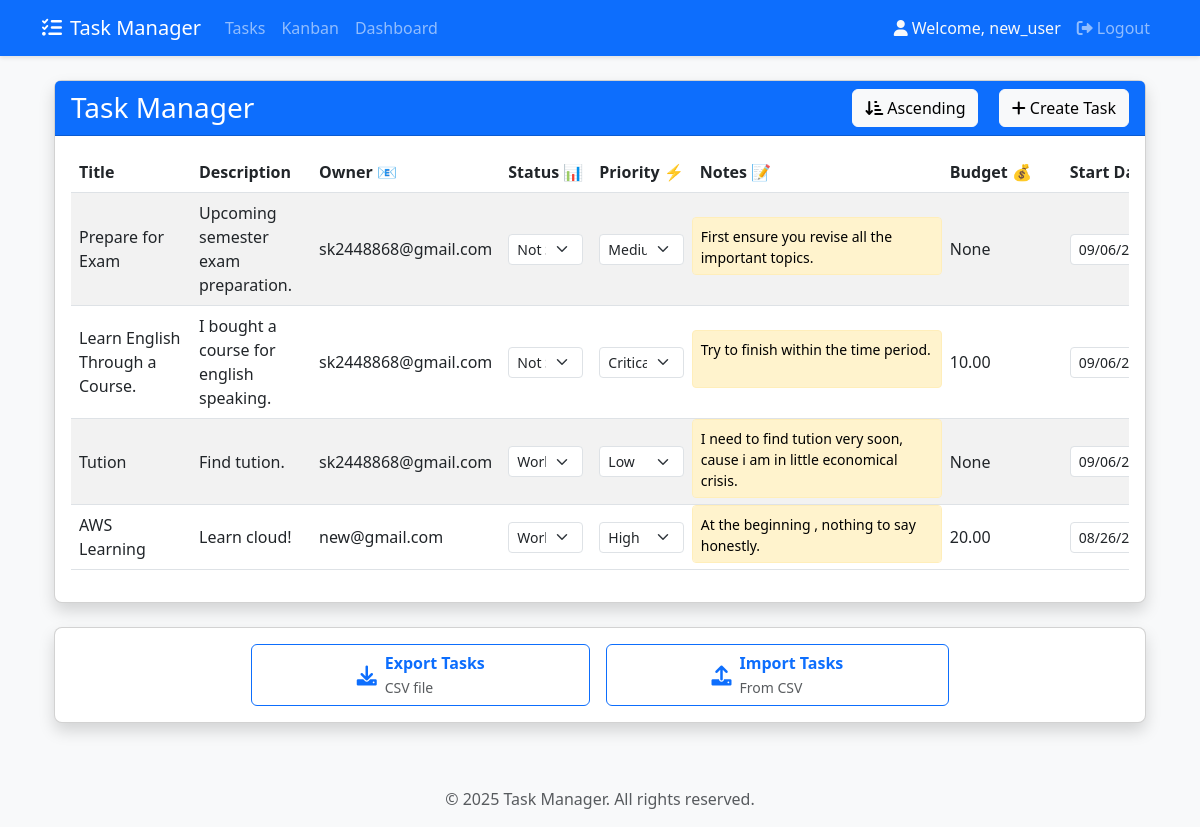
Page /tasks/ (signed in) on the earlier database version.
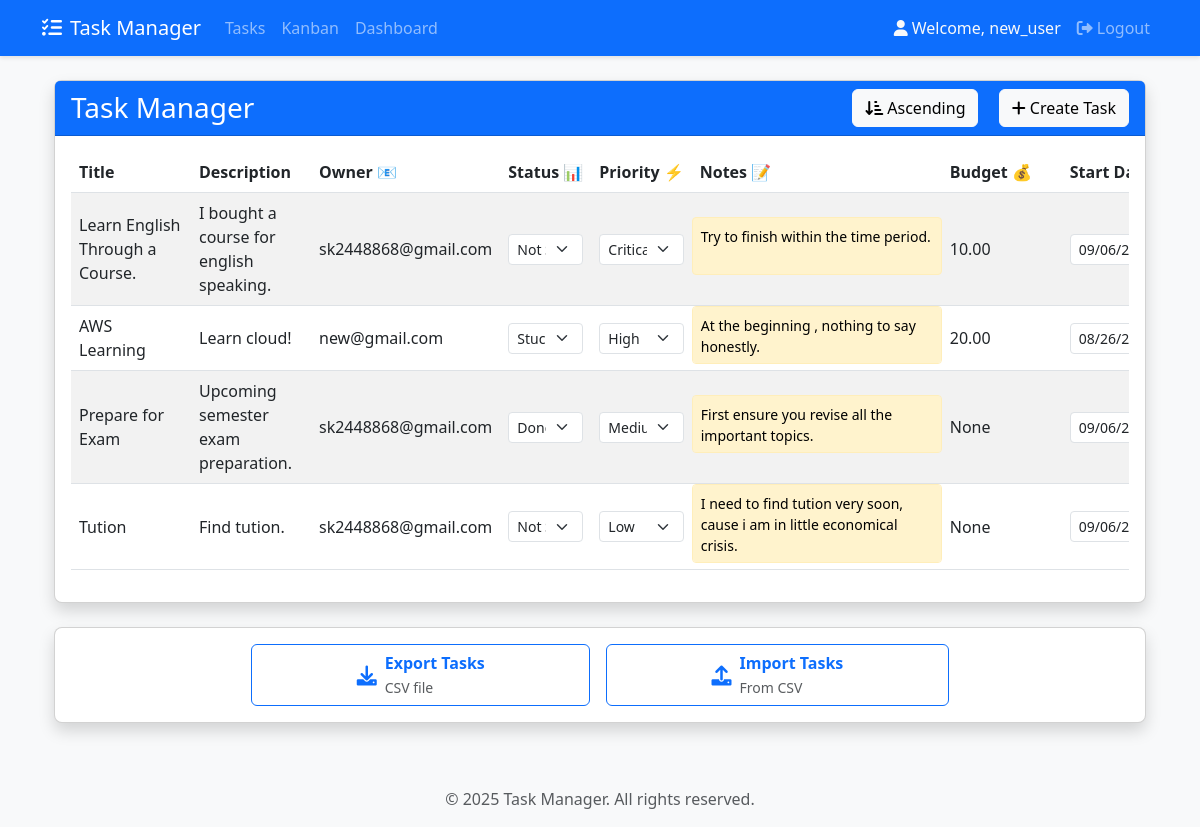
Same page on the later database version.
### tasks/models.py (models this page shows, shortened)
class Task(models.Model):
    STATUS_CHOICES = [
        ('not_started', 'Not Started'),
        ('working', 'Working on it'),
        ('stuck', 'Stuck'),
        ('done', 'Done')
    ]
    PRIORITY_CHOICES = [
        ('critical', 'Critical'),
        ('high', 'High'),
        ('medium', 'Medium'),
        ('low', 'Low')
    ]
    title = models.CharField(max_length=255)
    description = models.TextField()
    owner = models.EmailField()  # Assign tasks via email
    user = models.ForeignKey(User, on_delete=models.CASCADE, related_name='user_tasks')  # Link task to user
    status = models.CharField(max_length=20, choices=STATUS_CHOICES, default='not_started')
    priority = models.CharField(max_length=10, choices=PRIORITY_CHOICES, default='medium')
    notes = models.TextField(blank=True, null=True)
    budget = models.DecimalField(max_digits=10, decimal_places=2, blank=True, null=True)
    start_date = models.DateField()
    end_date = models.DateField()
    last_updated = models.DateTimeField(auto_now=True)
    class Meta:
        ordering = ['-last_updated']

### tasks/views.py (the view)
# urls.py: path('tasks/', views.task_list, name='task_list'),
@login_required
def task_list(request):
    sort_order = request.GET.get('sort_order', 'asc')
    print(f"Sort order: {sort_order}")
    tasks_queryset = Task.objects.filter(user=request.user)
    if sort_order not in ['asc', 'desc']:
        print(f"Invalid sort_order: {sort_order}, defaulting to 'asc'")
        sort_order = 'asc'
    if sort_order == 'desc':
        tasks_queryset = tasks_queryset.order_by('-last_updated')
    else:
        tasks_queryset = tasks_queryset.order_by('last_updated')
    tasks = list(tasks_queryset.values())
    print(f"Found {len(tasks)} tasks for user {request.user.username} after sorting")
    context = {
        'tasks': tasks,
        'status_choices': Task.STATUS_CHOICES,
        'priority_choices': Task.PRIORITY_CHOICES,
        'current_order': sort_order
    }
    return render(request, 'tasks/task_list.html', context)

### tasks/templates/tasks/task_list.html (shortened to what the changed rows need)
{% extends "base.html" %}
{% block content %}
<div class="container-fluid mt-4">
    <div class="card shadow">
        <div class="card-body">
            <div class="table-responsive">
                <table class="table table-hover table-striped" id="taskTable">
                    <thead class="thead-dark">
                        <tr>
                            <th scope="col">Title</th>
                            <th scope="col">Description</th>
                            <th scope="col">Owner 📧</th>
                            <th scope="col">Status 📊</th>
                            <th scope="col">Priority ⚡</th>
                            <th scope="col">Notes 📝</th>
                            <th scope="col">Budget 💰</th>
                            <th scope="col">Start Date 📅</th>
                        </tr>
                    </thead>
                    <tbody>
                        {% for task in tasks %}
                        <tr data-task-id="{{ task.id }}" class="align-middle">
                            <td contenteditable="true" class="editable" data-field="title">{{ task.title }}</td>
                            <td contenteditable="true" class="editable" data-field="description">{{ task.description }}</td>
                            <td contenteditable="true" class="editable" data-field="owner">{{ task.owner }}</td>
                            <td>
                                <select class="form-select form-select-sm status-select" data-field="status">
                                    {% for value, label in status_choices %}
                                    <option value="{{ value }}" {% if task.status == value %}selected{% endif %}>{{ label }}</option>
                                    {% endfor %}
                                </select>
                            </td>
                            <td>
                                <select class="form-select form-select-sm priority-select" data-field="priority">
                                    {% for value, label in priority_choices %}
                                    <option value="{{ value }}" {% if task.priority == value %}selected{% endif %}>{{ label }}</option>
                                    {% endfor %}
                                </select>
                            </td>
                            <td class="notes-cell">
                                <textarea class="notes-content editable" data-field="notes">{{ task.notes }}</textarea>
                            </td>
                            <td contenteditable="true" class="editable" data-field="budget">{{ task.budget }}</td>
                            <td><input type="date" class="form-control form-control-sm date-input" data-field="start_date" value="{{ task.start_date|date:'Y-m-d' }}"></td>
                        </tr>
                        {% endfor %}
                    </tbody>
                </table>
            </div>
        </div>
    </div>
</div>
<link href="https://cdnjs.cloudflare.com/ajax/libs/font-awesome/6.0.0/css/all.min.css" rel="stylesheet">
{% endblock %}

Differences in the rows shown:
changed Task "Learn English Through a Course.": moves up the list
changed Task "AWS Learning": status "Working on it" → "Stuck"; moves up the list
changed Task "Prepare for Exam": status "Not Started" → "Done"
changed Task "Tution": status "Working on it" → "Not Started"
